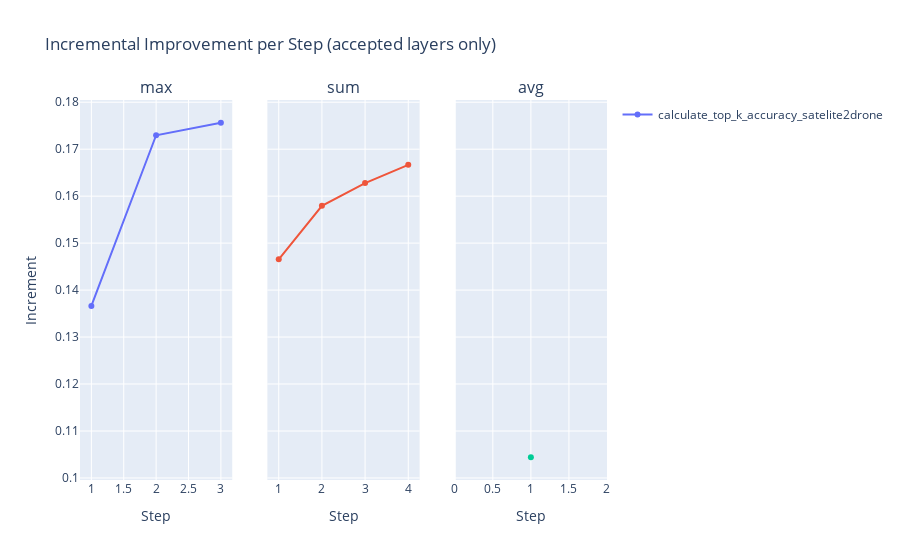

Notebook code cell kept with this figure:
### Code cell
# List of performance metric functions to consider
metric_functions = [
    calculate_top_k_accuracy_satelite2drone,
]

selected_layers, final_perf, df_trace = run_layer_selection(metric_functions, contamination=0.2)

df_trace.to_csv('data/df_trace_satelite2drone.csv', index=False)

print("Selected layers:", selected_layers)
print("Final performance:", final_perf)

### Figure 1 — Plotly figure (JSON) as saved in the notebook; plotly's stock layout.template omitted (floating-point values rounded to 4 significant figures)
{"data": [{"mode": "lines+markers", "name": "calculate_top_k_accuracy_satelite2drone", "showlegend": true, "type": "scatter", "x": [1, 2, 3], "xaxis": "x", "y": [0.1366, 0.173, 0.1756], "yaxis": "y"}, {"mode": "lines+markers", "name": "calculate_top_k_accuracy_satelite2drone", "showlegend": false, "type": "scatter", "x": [1, 2, 3, 4], "xaxis": "x2", "y": [0.1466, 0.1579, 0.1628, 0.1667], "yaxis": "y2"}, {"mode": "lines+markers", "name": "calculate_top_k_accuracy_satelite2drone", "showlegend": false, "type": "scatter", "x": [1], "xaxis": "x3", "y": [0.1044], "yaxis": "y3"}], "layout": {"annotations": [{"font": {"size": 16}, "showarrow": false, "text": "max", "x": 0.1444, "xanchor": "center", "xref": "paper", "y": 1, "yanchor": "bottom", "yref": "paper"}, {"font": {"size": 16}, "showarrow": false, "text": "sum", "x": 0.5, "xanchor": "center", "xref": "paper", "y": 1, "yanchor": "bottom", "yref": "paper"}, {"font": {"size": 16}, "showarrow": false, "text": "avg", "x": 0.8556, "xanchor": "center", "xref": "paper", "y": 1, "yanchor": "bottom", "yref": "paper"}], "title": {"text": "Incremental Improvement per Step (accepted layers only)"}, "xaxis": {"anchor": "y", "domain": [0, 0.2889], "title": {"text": "Step"}}, "xaxis2": {"anchor": "y2", "domain": [0.3556, 0.6444], "title": {"text": "Step"}}, "xaxis3": {"anchor": "y3", "domain": [0.7111, 1], "title": {"text": "Step"}}, "yaxis": {"anchor": "x", "domain": [0, 1], "title": {"text": "Increment"}}, "yaxis2": {"anchor": "x2", "domain": [0, 1], "matches": "y", "showticklabels": false}, "yaxis3": {"anchor": "x3", "domain": [0, 1], "matches": "y", "showticklabels": false}}}
